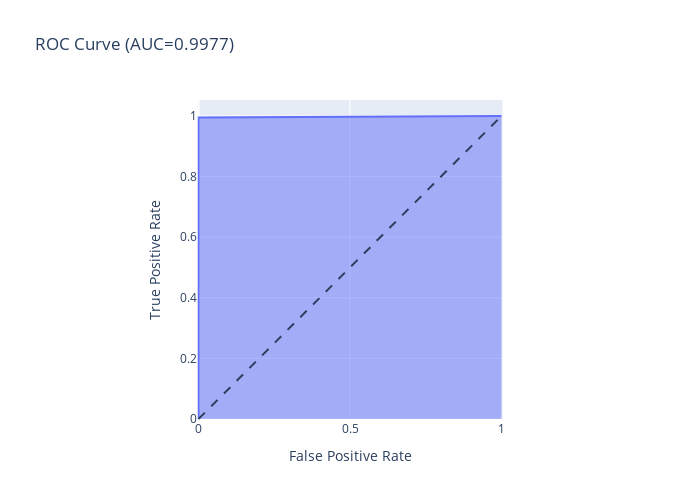

The notebook cell saved with this chart:
### Code cell
fig = px.area(
    x=fpr, y=tpr,
    title=f'ROC Curve (AUC={auc(fpr, tpr):.4f})',
    labels=dict(x='False Positive Rate', y='True Positive Rate'),
    width=700, height=500
)
fig.add_shape(
    type='line', line=dict(dash='dash'),
    x0=0, x1=1, y0=0, y1=1
)

fig.update_yaxes(scaleanchor="x", scaleratio=1)
fig.update_xaxes(constrain='domain')
fig.show()

### Figure 1 — Plotly figure (JSON) as saved in the notebook; plotly's stock layout.template omitted (floating-point values rounded to 4 significant figures)
{"data": [{"hovertemplate": "False Positive Rate=%{x}<br>True Positive Rate=%{y}<extra></extra>", "legendgroup": "", "line": {"color": "#636efa"}, "marker": {"symbol": "circle"}, "mode": "lines", "name": "", "orientation": "v", "showlegend": false, "stackgroup": "1", "type": "scatter", "x": [0, 0, 1], "xaxis": "x", "y": [0, 0.9954, 1], "yaxis": "y"}], "layout": {"height": 500, "legend": {"tracegroupgap": 0}, "shapes": [{"line": {"dash": "dash"}, "type": "line", "x0": 0, "x1": 1, "y0": 0, "y1": 1}], "title": {"text": "ROC Curve (AUC=0.9977)"}, "width": 700, "xaxis": {"anchor": "y", "constrain": "domain", "domain": [0, 1], "title": {"text": "False Positive Rate"}}, "yaxis": {"anchor": "x", "domain": [0, 1], "scaleanchor": "x", "scaleratio": 1, "title": {"text": "True Positive Rate"}}}}
